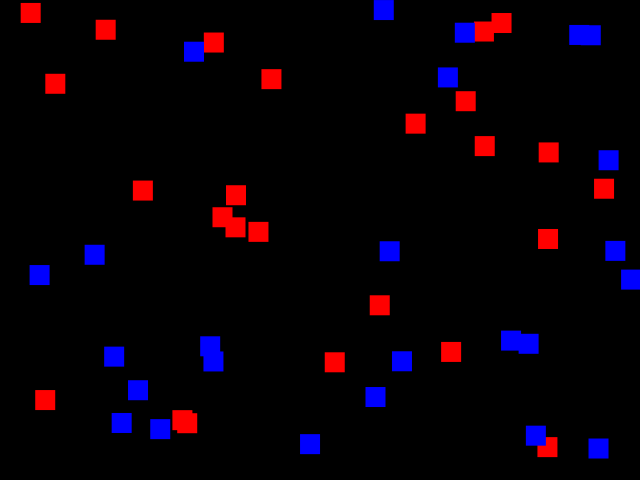
Frame 1 (no input)
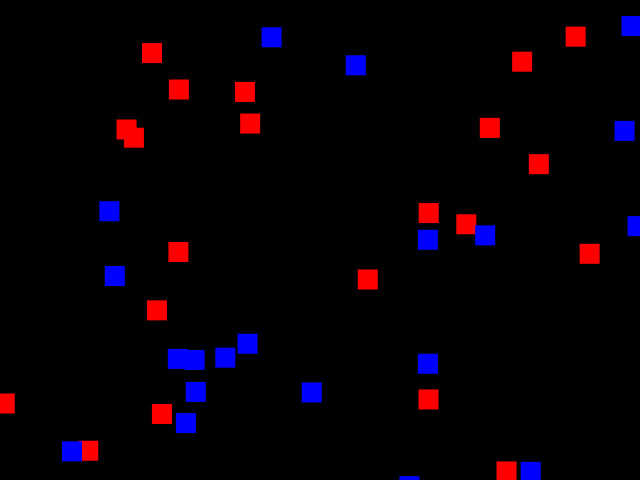
Frame 60 (the mouse pressed at the canvas centre just before this capture)
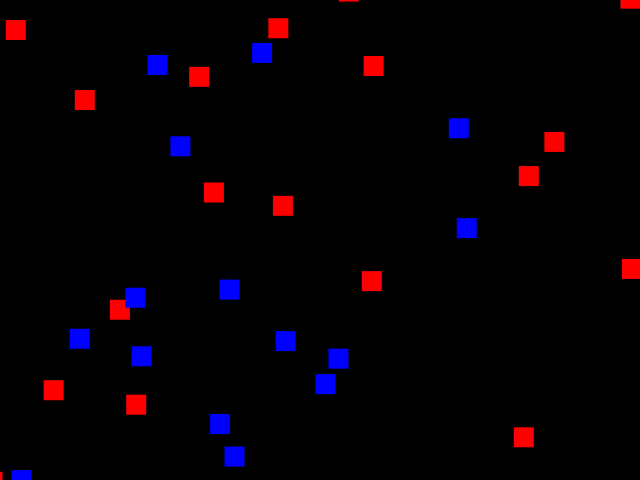
Frame 120 (the mouse held since frame 60 and released just before this capture)

The Processing sketch that drew these frames (run headless with seeded random() and noise(); from frame 60 on, the mouse is pressed at the canvas centre):

// Processing sketch: E11_Classes
// ── E11_Classes.pde
Ball[] balls = new Ball[50];

void setup() {
	size(640, 480);

	for (int i = 0; i < balls.length; i++) {
		balls[i] = new Ball(
			random(width),
			random(height),
			random(-2, 2),
			random(-2, 2)
			);

		if (i < balls.length / 2) {
			balls[i].theColor = color(255, 0, 0);
		} else {
			balls[i].theColor = color(0, 0, 255);
		}
	}
}

void draw() {
	background(0);

	for (int i = 0; i < balls.length; i++) {
		balls[i].update();
		balls[i].display();
	}
}

// ── Ball.pde
class Ball {
	float x;
	float y;
	float xSpeed;
	float ySpeed;
	color theColor;

	Ball(float startX, float startY, float startSpeedX, float startSpeedY) {
		x = startX;
		y = startY;
		xSpeed = startSpeedX;
		ySpeed = startSpeedY;
		theColor = color(255, 255, 255);
	}

	void move() {
		x += xSpeed;
		y += ySpeed;
	}
	
	void update() {
		move();
	}

	void display() {
		fill(theColor);
		noStroke();
		rectMode(CENTER);
		rect(x, y, 20, 20);
		rectMode(CORNER);
	}
}
